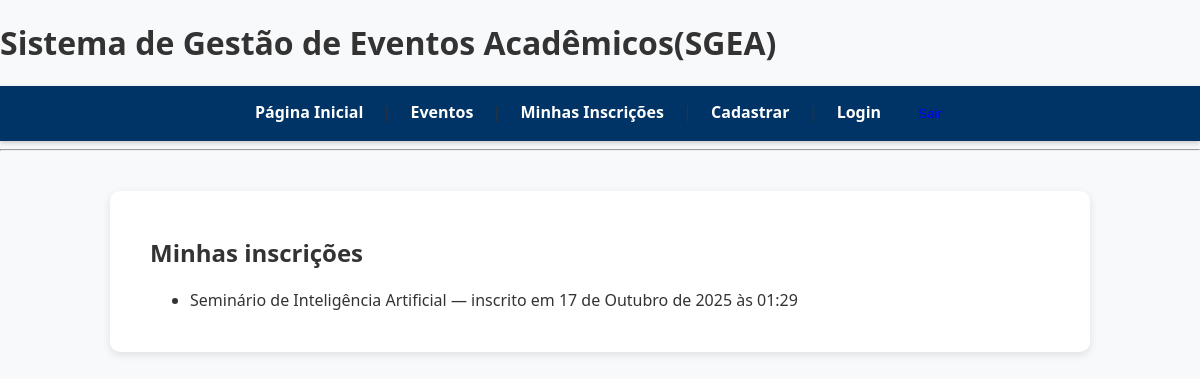
Page /inscricoes/minhas/ (signed in) on the committed database.
### inscricoes/models.py (models this page shows, shortened)
class Inscricao(models.Model):
    usuario = models.ForeignKey(settings.AUTH_USER_MODEL, on_delete=models.CASCADE)
    evento = models.ForeignKey(Evento, on_delete=models.CASCADE)
    data_inscricao = models.DateTimeField(auto_now_add=True)
    class Meta:
        unique_together = ('usuario', 'evento')

### eventos/models.py (models this page shows, shortened)
class Evento(models.Model):
    TIPOS = [
        ('seminario', 'Seminário'),
        ('palestra', 'Palestra'),
        ('minicurso', 'Minicurso'),
        ('semana', 'Semana Acadêmica'),
    ]
    titulo = models.CharField(max_length=200)
    tipo = models.CharField(max_length=50, choices=TIPOS)
    data_inicio = models.DateTimeField()
    data_fim = models.DateTimeField()
    horario = models.CharField(max_length=100)
    local = models.CharField(max_length=200)
    vagas = models.PositiveIntegerField(default=0)
    organizador = models.ForeignKey(settings.AUTH_USER_MODEL, on_delete=models.CASCADE)

### inscricoes/views.py (the view)
# urls.py: path('minhas/', views.minhas_inscricoes, name='minhas_inscricoes'),
@login_required
def minhas_inscricoes(request):
    inscricoes = Inscricao.objects.filter(usuario=request.user).select_related('evento')
    return render(request, 'inscricoes/minhas.html', {'inscricoes': inscricoes})

### templates/inscricoes/minhas.html (shortened to what this page needs)
{% extends 'base.html' %}
{% block content %}
<h2>Minhas inscrições</h2>
<ul>
  {% for i in inscricoes %}
    <li>{{ i.evento.titulo }} — inscrito em {{ i.data_inscricao }}</li>
  {% empty %}
    <li>Você não tem inscrições.</li>
  {% endfor %}
</ul>
{% endblock %}

### static/css/style.css (style rules this page uses)
body { font-family: 'Segoe UI', Tahoma, Geneva, Verdana, sans-serif; background-color: #f8f9fa; margin: 0; padding: 0; color: #333; }

### rows in the picture
Inscricao: evento.titulo "Seminário de Inteligência Artificial", data_inscricao "17 de Outubro de 2025 às 01:29"
